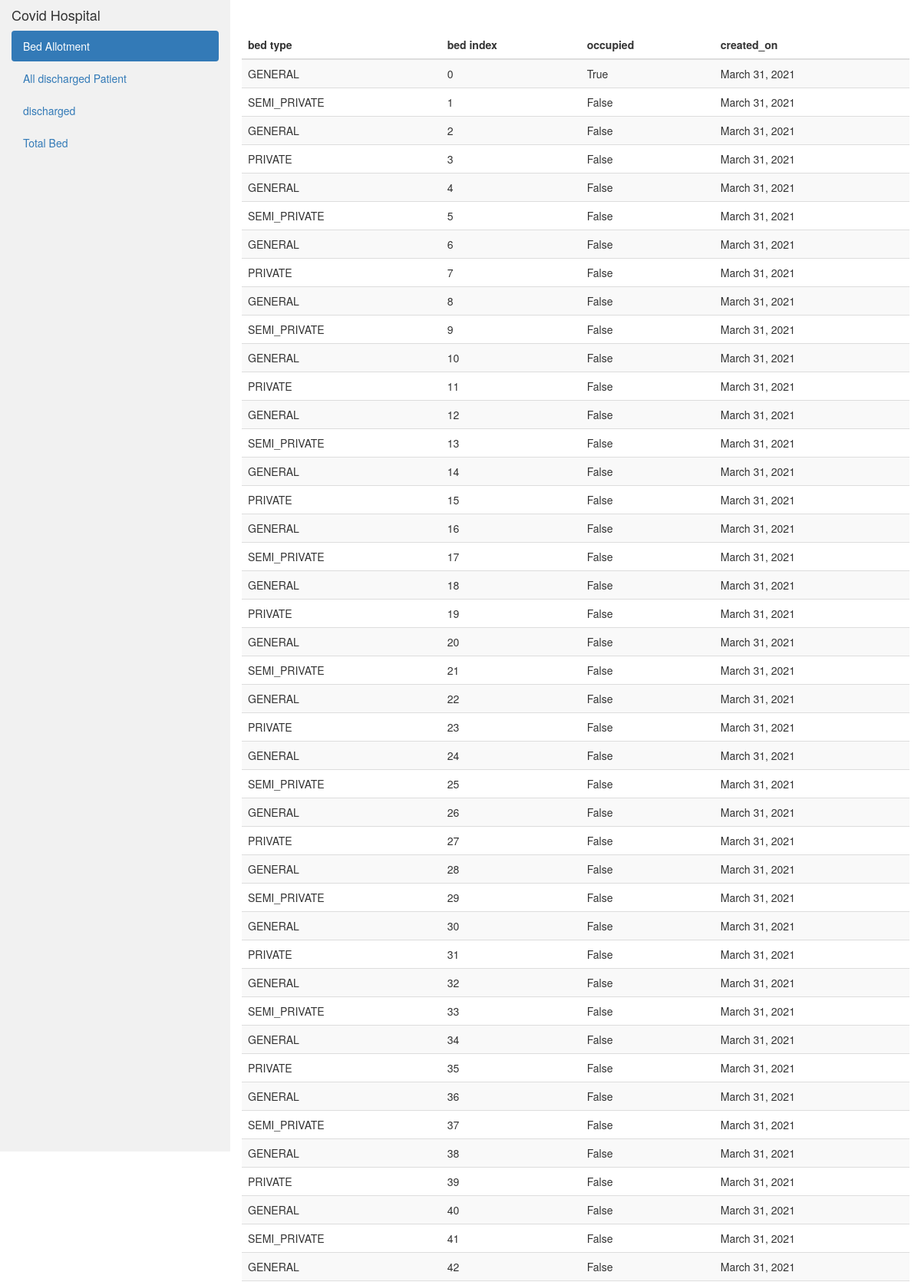
Screenshot of /bed_list/ (upper part) with the database file from the repository.
### bed/models.py (models this page shows)
class BedDetails(models.Model):
    BED_TYPE = (
        ('GENERAL', 'GENERAL'),
        ('SEMI_PRIVATE', 'SEMI_PRIVATE'),
        ('PRIVATE', 'PRIVATE'),
    )
    type = models.CharField(max_length=100, choices=BED_TYPE, default='')
    occupied= models.BooleanField(default=False)
    bed_index = models.IntegerField()
    created_on = models.DateField(auto_now_add=True)

### bed/views.py (the view)
# urls.py: path('bed_list/',views.BedList.as_view(), name='bed_list'),
class BedList(ListView):
    def get_queryset(self):
        model = BedDetails
        template_name = "total_bed.html"
        queryset = BedDetails.objects.all().order_by("id")
        return queryset

### templates/bed/beddetails_list.html (shortened to what this page needs)
<!DOCTYPE html>
<html lang="en">
<head>
    <link rel="stylesheet" href="https://maxcdn.bootstrapcdn.com/bootstrap/3.4.1/css/bootstrap.min.css">
</head>
<body>
<div class="container-fluid">
    <div class="row content">
        <div class="col-sm-3 sidenav">
            <h4>Covid Hospital</h4>
            <ul class="nav nav-pills nav-stacked">
                <li class="active"><a href="/">Bed Allotment</a></li>
                <li><a href="/discharge_list/">All discharged Patient</a></li>
                <li><a href="/discharge">discharged</a></li>
                <li><a href="#section3">Total Bed</a></li>
            </ul>
            <br>
        </div>
        <div class="col-sm-9">
            <br>
            <br>
            <table class="table table-striped">
            <thead>
              <tr>
                <th>bed type</th>
                <th>bed index</th>
                  <th>occupied</th>
                  <th>created_on</th>
              </tr>
            </thead>
        <tbody>
        {% for object in object_list %}
              <tr>
                <td>{{object.type}}</td>
                  <td>{{object.bed_index}}</td>
                <td>{{object.occupied}}</td>
                  <td>{{object.created_on}}</td>
              </tr>
        {% endfor %}
            </tbody>
     </table>
        </div>
    </div>
</div>
</body>
</html>

### templates/bed/beddetails_list.html (style rules this page uses)
.row.content { height: 1500px }
.sidenav { background-color: #f1f1f1; height: 100%; }

### rows the page displays
BedDetails: type "GENERAL", bed_index "0", occupied "True", created_on "March 31, 2021"
BedDetails: type "SEMI_PRIVATE", bed_index "1", occupied "False", created_on "March 31, 2021"
BedDetails: type "GENERAL", bed_index "2", occupied "False", created_on "March 31, 2021"
BedDetails: type "PRIVATE", bed_index "3", occupied "False", created_on "March 31, 2021"
BedDetails: type "GENERAL", bed_index "4", occupied "False", created_on "March 31, 2021"
BedDetails: type "SEMI_PRIVATE", bed_index "5", occupied "False", created_on "March 31, 2021"
BedDetails: type "GENERAL", bed_index "6", occupied "False", created_on "March 31, 2021"
BedDetails: type "PRIVATE", bed_index "7", occupied "False", created_on "March 31, 2021"
BedDetails: type "GENERAL", bed_index "8", occupied "False", created_on "March 31, 2021"
BedDetails: type "SEMI_PRIVATE", bed_index "9", occupied "False", created_on "March 31, 2021"
BedDetails: type "GENERAL", bed_index "10", occupied "False", created_on "March 31, 2021"
BedDetails: type "PRIVATE", bed_index "11", occupied "False", created_on "March 31, 2021"
BedDetails: type "GENERAL", bed_index "12", occupied "False", created_on "March 31, 2021"
BedDetails: type "SEMI_PRIVATE", bed_index "13", occupied "False", created_on "March 31, 2021"
BedDetails: type "GENERAL", bed_index "14", occupied "False", created_on "March 31, 2021"
BedDetails: type "PRIVATE", bed_index "15", occupied "False", created_on "March 31, 2021"
BedDetails: type "GENERAL", bed_index "16", occupied "False", created_on "March 31, 2021"
BedDetails: type "SEMI_PRIVATE", bed_index "17", occupied "False", created_on "March 31, 2021"
BedDetails: type "GENERAL", bed_index "18", occupied "False", created_on "March 31, 2021"
BedDetails: type "PRIVATE", bed_index "19", occupied "False", created_on "March 31, 2021"
BedDetails: type "GENERAL", bed_index "20", occupied "False", created_on "March 31, 2021"
BedDetails: type "SEMI_PRIVATE", bed_index "21", occupied "False", created_on "March 31, 2021"
BedDetails: type "GENERAL", bed_index "22", occupied "False", created_on "March 31, 2021"
BedDetails: type "PRIVATE", bed_index "23", occupied "False", created_on "March 31, 2021"
BedDetails: type "GENERAL", bed_index "24", occupied "False", created_on "March 31, 2021"
BedDetails: type "SEMI_PRIVATE", bed_index "25", occupied "False", created_on "March 31, 2021"
BedDetails: type "GENERAL", bed_index "26", occupied "False", created_on "March 31, 2021"
BedDetails: type "PRIVATE", bed_index "27", occupied "False", created_on "March 31, 2021"
BedDetails: type "GENERAL", bed_index "28", occupied "False", created_on "March 31, 2021"
BedDetails: type "SEMI_PRIVATE", bed_index "29", occupied "False", created_on "March 31, 2021"
BedDetails: type "GENERAL", bed_index "30", occupied "False", created_on "March 31, 2021"
BedDetails: type "PRIVATE", bed_index "31", occupied "False", created_on "March 31, 2021"
BedDetails: type "GENERAL", bed_index "32", occupied "False", created_on "March 31, 2021"
BedDetails: type "SEMI_PRIVATE", bed_index "33", occupied "False", created_on "March 31, 2021"
BedDetails: type "GENERAL", bed_index "34", occupied "False", created_on "March 31, 2021"
BedDetails: type "PRIVATE", bed_index "35", occupied "False", created_on "March 31, 2021"
BedDetails: type "GENERAL", bed_index "36", occupied "False", created_on "March 31, 2021"
BedDetails: type "SEMI_PRIVATE", bed_index "37", occupied "False", created_on "March 31, 2021"
BedDetails: type "GENERAL", bed_index "38", occupied "False", created_on "March 31, 2021"
BedDetails: type "PRIVATE", bed_index "39", occupied "False", created_on "March 31, 2021"
BedDetails: type "GENERAL", bed_index "40", occupied "False", created_on "March 31, 2021"
BedDetails: type "SEMI_PRIVATE", bed_index "41", occupied "False", created_on "March 31, 2021"
BedDetails: type "GENERAL", bed_index "42", occupied "False", created_on "March 31, 2021"
